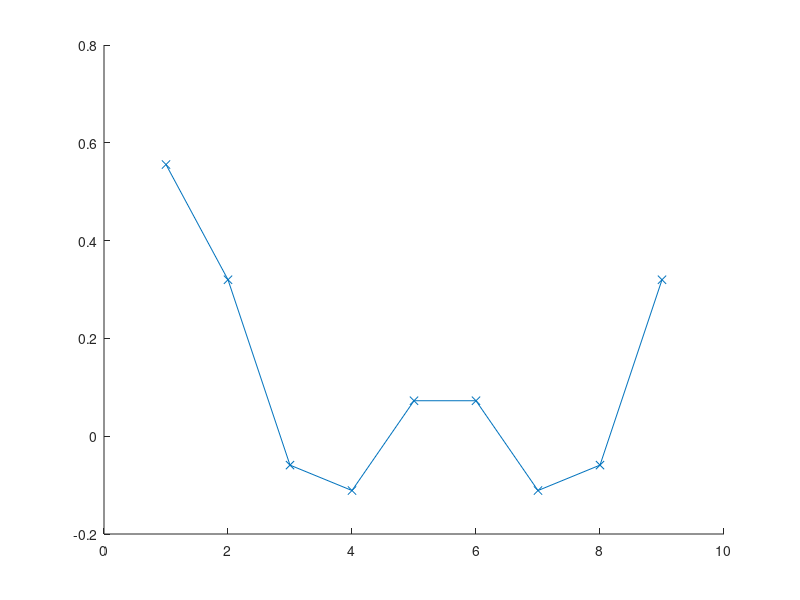
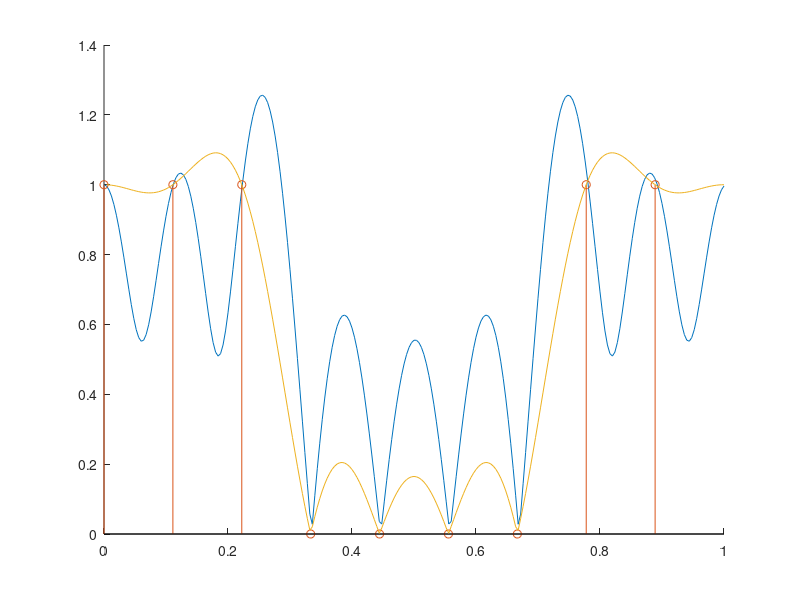

These figures' MATLAB source, in order:
clear all
close all
Hk = [1 1 1 0 0 0 0 1 1];
%Hk = [1 1 1 0 0 0 0 0 0];
N=length(Hk);

hi = ifft(Hk)
figure; hold on
plot(real(hi),'x-')
%hi_prime = [hi(6:9) hi(1:5)]'
%plot(real(hi_prime))

figure; hold on;
plot(linspace(0,1,251),abs(fft(hi,251)))
stem((0:N-1).*1/N,Hk)
f = linspace(0,1,251);

%k = [0 0 1 1 1 1 1 0 0];
for k=1:N
  Hf(k,:) = Hk(k)*sin(pi*N.*(f-(k-1)/N))./(N*sin(pi*(f-(k-1)/N)));
endfor
%plot(linspace(0,1,251),abs(fft(hi_prime,251)),'b')

plot(linspace(0,1,251),abs(sum(Hf,1)))

(0:N-1).*1/N
